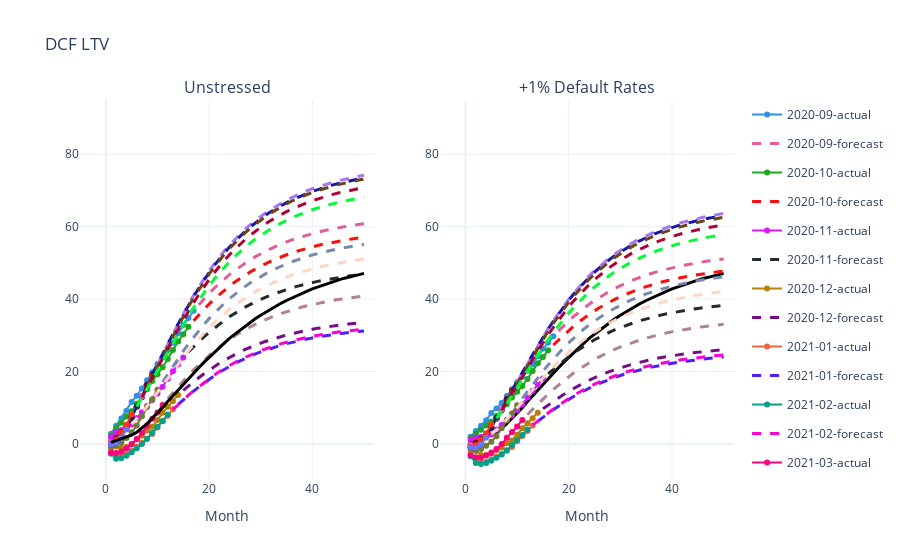

Source (notebook cell):
### Code cell
colors = {i: c for i, c in enumerate(plotly.colors.qualitative.Dark24)}
# add additional colors
color_size = len(colors)
for i, c in enumerate(plotly.colors.qualitative.Light24):
    colors[i+color_size] = c

fig = make_subplots(rows=1, cols=2, shared_xaxes=True,
                   subplot_titles=('Unstressed', '+1% Default Rates'))

param = 'cumulative_dcf_ltv_per_original'

# LEFT PLOT
curves1=[]
for cohort in m1.forecast.cohort.unique():
    c_data = m1.forecast[m1.forecast.cohort == cohort]
    for dtype in c_data.data_type.unique():
        output = c_data[c_data.data_type == dtype][param]

        output.name = cohort + '-' + dtype

        curves1.append(output)
    
for i, cohort in enumerate(curves1):
    c = colors[i]
    if 'forecast' in cohort.name:
        fig.add_trace(go.Scatter(name=cohort.name, x=cohort.index, y=cohort, mode='lines',
                                 line=dict(width=3, dash='dash', color=c), legendgroup=f'{i}'), row=1, col=1)
    else:
        if cohort.notnull().any():
            fig.add_trace(go.Scatter(name=cohort.name, x=cohort.index, y=cohort, mode='markers+lines',
                                     line=dict(width=2, color=c), legendgroup=f'{i}'), row=1, col=1)

expected = m1.ltv_expected.cumulative_ltv_per_original

fig.add_trace(go.Scatter(name='expected', x=expected.index, y=expected, 
                         line=dict(color='black', width=3), legendgroup='e'), row=1, col=1)
fig.add_trace(go.Scatter(name='expected', x=expected.index, y=expected, 
                        line=dict(color='black', width=3), legendgroup='e', showlegend=False), row=1, col=2)

# RIGHT PLOT
curves2=[]
for cohort in m2.forecast.cohort.unique():
    c_data = m2.forecast[m2.forecast.cohort == cohort]
    for dtype in c_data.data_type.unique():
        output = c_data[c_data.data_type == dtype][param]

        output.name = cohort + '-' + dtype

        curves2.append(output)
        
for i, cohort in enumerate(curves2):
    c = colors[i]
    if 'forecast' in cohort.name:
        fig.add_trace(go.Scatter(name=cohort.name, x=cohort.index, y=cohort, mode='lines',
                                 line=dict(width=3, dash='dash', color=c), legendgroup=f'{i}', showlegend=False), row=1, col=2,)
    else:
        if cohort.notnull().any():
            fig.add_trace(go.Scatter(name=cohort.name, x=cohort.index, y=cohort, mode='markers+lines',
                                     line=dict(width=2, color=c), legendgroup=f'{i}', showlegend=False), row=1, col=2)

fig.update_layout(title='DCF LTV')
fig.layout.xaxis.title='Month'
fig.layout.xaxis2.title='Month'
fig.update_yaxes(range=[-10, 95])
fig.update_xaxes(range=[-5,52])

fig.show()

### Figure 1 — Plotly figure (JSON) as saved in the notebook; plotly's stock layout.template omitted (floating-point values rounded to 4 significant figures)
{"data": [{"legendgroup": "0", "line": {"color": "#2E91E5", "width": 2}, "mode": "markers+lines", "name": "2020-09-actual", "type": "scatter", "x": [1, 2, 3, 4, 5, 6, 7, 8, 9, 10, 11, 12, 13, 14, 15, 16, 17], "xaxis": "x", "y": [2.78, 4.991, 7.0, 9.106, 11.57, 13.28, 15.28, 17.56, 19.8, 22.08, 23.93, 25.86, 27.95, 30.55, 32.83, 34.73, 36.75], "yaxis": "y"}, {"legendgroup": "1", "line": {"color": "#E15F99", "dash": "dash", "width": 3}, "mode": "lines", "name": "2020-09-forecast", "type": "scatter", "x": [18, 19, 20, 21, 22, 23, 24, 25, 26, 27, 28, 29, 30, 31, 32, 33, 34, 35, 36, 37, 38, 39, 40, 41, 42, 43, 44, 45, 46, 47, 48, 49, 50], "xaxis": "x", "y": [38.4, 40.05, 41.56, 42.99, 44.35, 45.61, 46.81, 47.93, 48.97, 49.95, 50.86, 51.72, 52.52, 53.26, 53.96, 54.62, 55.23, 55.79, 56.32, 56.81, 57.27, 57.69, 58.09, 58.46, 58.8, 59.13, 59.42, 59.7, 59.96, 60.2, 60.43, 60.64, 60.83], "yaxis": "y"}, {"legendgroup": "2", "line": {"color": "#1CA71C", "width": 2}, "mode": "markers+lines", "name": "2020-10-actual", "type": "scatter", "x": [1, 2, 3, 4, 5, 6, 7, 8, 9, 10, 11, 12, 13, 14, 15, 16], "xaxis": "x", "y": [2.396, 4.255, 5.846, 7.556, 9.011, 11.05, 12.92, 15.08, 17.34, 19.25, 21.17, 23.44, 25.91, 28.3, 30.25, 32.33], "yaxis": "y"}, {"legendgroup": "3", "line": {"color": "#FB0D0D", "dash": "dash", "width": 3}, "mode": "lines", "name": "2020-10-forecast", "type": "scatter", "x": [17, 18, 19, 20, 21, 22, 23, 24, 25, 26, 27, 28, 29, 30, 31, 32, 33, 34, 35, 36, 37, 38, 39, 40, 41, 42, 43, 44, 45, 46, 47, 48, 49, 50], "xaxis": "x", "y": [34.01, 35.58, 37.16, 38.62, 39.98, 41.28, 42.49, 43.64, 44.71, 45.71, 46.64, 47.52, 48.34, 49.1, 49.82, 50.49, 51.11, 51.7, 52.24, 52.74, 53.21, 53.65, 54.06, 54.44, 54.79, 55.12, 55.43, 55.71, 55.98, 56.23, 56.46, 56.67, 56.87, 57.06], "yaxis": "y"}, {"legendgroup": "4", "line": {"color": "#DA16FF", "width": 2}, "mode": "markers+lines", "name": "2020-11-actual", "type": "scatter", "x": [1, 2, 3, 4, 5, 6, 7, 8, 9, 10, 11, 12, 13, 14, 15], "xaxis": "x", "y": [1.907, 3.112, 3.846, 4.435, 5.339, 7.136, 8.748, 10.47, 12.09, 13.88, 15.78, 17.92, 20.05, 21.94, 23.86], "yaxis": "y"}, {"legendgroup": "5", "line": {"color": "#222A2A", "dash": "dash", "width": 3}, "mode": "lines", "name": "2020-11-forecast", "type": "scatter", "x": [16, 17, 18, 19, 20, 21, 22, 23, 24, 25, 26, 27, 28, 29, 30, 31, 32, 33, 34, 35, 36, 37, 38, 39, 40, 41, 42, 43, 44, 45, 46, 47, 48, 49, 50], "xaxis": "x", "y": [25.37, 26.81, 28.17, 29.53, 30.79, 31.98, 33.1, 34.16, 35.15, 36.08, 36.95, 37.77, 38.53, 39.25, 39.91, 40.54, 41.12, 41.67, 42.18, 42.65, 43.09, 43.51, 43.89, 44.25, 44.58, 44.89, 45.18, 45.45, 45.7, 45.93, 46.15, 46.35, 46.54, 46.72, 46.88], "yaxis": "y"}, {"legendgroup": "6", "line": {"color": "#B68100", "width": 2}, "mode": "markers+lines", "name": "2020-12-actual", "type": "scatter", "x": [1, 2, 3, 4, 5, 6, 7, 8, 9, 10, 11, 12, 13, 14], "xaxis": "x", "y": [-0.08263, -0.6424, -1.3, -0.8988, -0.1938, 1.241, 2.201, 3.705, 4.728, 6.559, 8.565, 10.21, 11.74, 13.5], "yaxis": "y"}, {"legendgroup": "7", "line": {"color": "#750D86", "dash": "dash", "width": 3}, "mode": "lines", "name": "2020-12-forecast", "type": "scatter", "x": [15, 16, 17, 18, 19, 20, 21, 22, 23, 24, 25, 26, 27, 28, 29, 30, 31, 32, 33, 34, 35, 36, 37, 38, 39, 40, 41, 42, 43, 44, 45, 46, 47, 48, 49, 50], "xaxis": "x", "y": [14.78, 16.0, 17.16, 18.25, 19.36, 20.38, 21.34, 22.26, 23.12, 23.93, 24.69, 25.41, 26.07, 26.69, 27.28, 27.82, 28.34, 28.81, 29.26, 29.68, 30.07, 30.43, 30.77, 31.08, 31.38, 31.65, 31.9, 32.14, 32.36, 32.57, 32.76, 32.94, 33.1, 33.26, 33.4, 33.54], "yaxis": "y"}, {"legendgroup": "8", "line": {"color": "#EB663B", "width": 2}, "mode": "markers+lines", "name": "2021-01-actual", "type": "scatter", "x": [1, 2, 3, 4, 5, 6, 7, 8, 9, 10, 11, 12, 13], "xaxis": "x", "y": [-1.625, -3.112, -3.526, -2.839, -1.979, -0.8198, 0.2763, 1.404, 2.707, 4.533, 6.2, 7.754, 9.531], "yaxis": "y"}, {"legendgroup": "9", "line": {"color": "#511CFB", "dash": "dash", "width": 3}, "mode": "lines", "name": "2021-01-forecast", "type": "scatter", "x": [14, 15, 16, 17, 18, 19, 20, 21, 22, 23, 24, 25, 26, 27, 28, 29, 30, 31, 32, 33, 34, 35, 36, 37, 38, 39, 40, 41, 42, 43, 44, 45, 46, 47, 48, 49, 50], "xaxis": "x", "y": [10.86, 12.16, 13.4, 14.57, 15.68, 16.81, 17.84, 18.82, 19.75, 20.62, 21.44, 22.21, 22.93, 23.61, 24.24, 24.83, 25.38, 25.9, 26.39, 26.84, 27.27, 27.66, 28.03, 28.37, 28.69, 28.99, 29.26, 29.52, 29.76, 29.99, 30.2, 30.39, 30.57, 30.74, 30.9, 31.05, 31.18], "yaxis": "y"}, {"legendgroup": "10", "line": {"color": "#00A08B", "width": 2}, "mode": "markers+lines", "name": "2021-02-actual", "type": "scatter", "x": [1, 2, 3, 4, 5, 6, 7, 8, 9, 10, 11, 12], "xaxis": "x", "y": [-2.722, -4.131, -3.957, -3.322, -2.362, -1.25, -0.04668, 1.378, 3.071, 4.735, 6.304, 8.072], "yaxis": "y"}, {"legendgroup": "11", "line": {"color": "#FB00D1", "dash": "dash", "width": 3}, "mode": "lines", "name": "2021-02-forecast", "type": "scatter", "x": [13, 14, 15, 16, 17, 18, 19, 20, 21, 22, 23, 24, 25, 26, 27, 28, 29, 30, 31, 32, 33, 34, 35, 36, 37, 38, 39, 40, 41, 42, 43, 44, 45, 46, 47, 48, 49, 50], "xaxis": "x", "y": [9.449, 10.82, 12.15, 13.42, 14.63, 15.78, 16.93, 17.99, 18.99, 19.95, 20.85, 21.69, 22.48, 23.22, 23.92, 24.56, 25.17, 25.74, 26.27, 26.77, 27.24, 27.67, 28.08, 28.46, 28.81, 29.14, 29.44, 29.73, 29.99, 30.24, 30.47, 30.68, 30.88, 31.07, 31.24, 31.41, 31.56, 31.7], "yaxis": "y"}, {"legendgroup": "12", "line": {"color": "#FC0080", "width": 2}, "mode": "markers+lines", "name": "2021-03-actual", "type": "scatter", "x": [1, 2, 3, 4, 5, 6, 7, 8, 9, 10, 11], "xaxis": "x", "y": [-2.485, -2.538, -2.128, -1.217, -0.0288, 1.303, 2.985, 5.044, 6.905, 8.639, 10.72], "yaxis": "y"}, {"legendgroup": "13", "line": {"color": "#B2828D", "dash": "dash", "width": 3}, "mode": "lines", "name": "2021-03-forecast", "type": "scatter", "x": [12, 13, 14, 15, 16, 17, 18, 19, 20, 21, 22, 23, 24, 25, 26, 27, 28, 29, 30, 31, 32, 33, 34, 35, 36, 37, 38, 39, 40, 41, 42, 43, 44, 45, 46, 47, 48, 49, 50], "xaxis": "x", "y": [12.45, 14.13, 15.79, 17.41, 18.96, 20.42, 21.8, 23.19, 24.47, 25.67, 26.82, 27.89, 28.91, 29.85, 30.74, 31.57, 32.35, 33.07, 33.75, 34.39, 34.98, 35.54, 36.06, 36.54, 36.99, 37.41, 37.8, 38.16, 38.5, 38.81, 39.11, 39.38, 39.64, 39.88, 40.1, 40.3, 40.5, 40.68, 40.84], "yaxis": "y"}, {"legendgroup": "14", "line": {"color": "#6C7C32", "width": 2}, "mode": "markers+lines", "name": "2021-04-actual", "type": "scatter", "x": [1, 2, 3, 4, 5, 6, 7, 8, 9, 10], "xaxis": "x", "y": [-0.8042, -0.5008, 0.2568, 1.59, 3.168, 5.047, 7.613, 10.17, 12.32, 14.93], "yaxis": "y"}, {"legendgroup": "15", "line": {"color": "#778AAE", "dash": "dash", "width": 3}, "mode": "lines", "name": "2021-04-forecast", "type": "scatter", "x": [11, 12, 13, 14, 15, 16, 17, 18, 19, 20, 21, 22, 23, 24, 25, 26, 27, 28, 29, 30, 31, 32, 33, 34, 35, 36, 37, 38, 39, 40, 41, 42, 43, 44, 45, 46, 47, 48, 49, 50], "xaxis": "x", "y": [17.07, 19.28, 21.43, 23.57, 25.63, 27.6, 29.46, 31.22, 32.97, 34.59, 36.1, 37.55, 38.9, 40.17, 41.36, 42.47, 43.51, 44.48, 45.39, 46.24, 47.04, 47.78, 48.48, 49.12, 49.73, 50.29, 50.81, 51.3, 51.75, 52.17, 52.56, 52.93, 53.27, 53.59, 53.88, 54.16, 54.41, 54.65, 54.88, 55.09], "yaxis": "y"}, {"legendgroup": "16", "line": {"color": "#862A16", "width": 2}, "mode": "markers+lines", "name": "2021-05-actual", "type": "scatter", "x": [1, 2, 3, 4, 5, 6, 7, 8, 9], "xaxis": "x", "y": [0.538, 1.686, 3.29, 5.04, 7.365, 10.35, 13.24, 15.97, 19.19], "yaxis": "y"}, {"legendgroup": "17", "line": {"color": "#A777F1", "dash": "dash", "width": 3}, "mode": "lines", "name": "2021-05-forecast", "type": "scatter", "x": [10, 11, 12, 13, 14, 15, 16, 17, 18, 19, 20, 21, 22, 23, 24, 25, 26, 27, 28, 29, 30, 31, 32, 33, 34, 35, 36, 37, 38, 39, 40, 41, 42, 43, 44, 45, 46, 47, 48, 49, 50], "xaxis": "x", "y": [21.92, 24.75, 27.66, 30.5, 33.31, 36.02, 38.61, 41.05, 43.34, 45.63, 47.73, 49.7, 51.58, 53.33, 54.98, 56.52, 57.96, 59.3, 60.56, 61.73, 62.83, 63.86, 64.82, 65.71, 66.55, 67.32, 68.05, 68.72, 69.35, 69.93, 70.47, 70.98, 71.45, 71.89, 72.29, 72.67, 73.03, 73.36, 73.66, 73.95, 74.22], "yaxis": "y"}, {"legendgroup": "18", "line": {"color": "#620042", "width": 2}, "mode": "markers+lines", "name": "2021-06-actual", "type": "scatter", "x": [1, 2, 3, 4, 5, 6, 7, 8], "xaxis": "x", "y": [0.5905, 1.474, 2.447, 4.42, 7.312, 10.17, 12.94, 16.39], "yaxis": "y"}, {"legendgroup": "19", "line": {"color": "#1616A7", "dash": "dash", "width": 3}, "mode": "lines", "name": "2021-06-forecast", "type": "scatter", "x": [9, 10, 11, 12, 13, 14, 15, 16, 17, 18, 19, 20, 21, 22, 23, 24, 25, 26, 27, 28, 29, 30, 31, 32, 33, 34, 35, 36, 37, 38, 39, 40, 41, 42, 43, 44, 45, 46, 47, 48, 49, 50], "xaxis": "x", "y": [19.15, 21.85, 24.65, 27.53, 30.33, 33.1, 35.77, 38.32, 40.73, 42.99, 45.25, 47.32, 49.26, 51.12, 52.84, 54.47, 55.99, 57.41, 58.73, 59.97, 61.13, 62.21, 63.22, 64.17, 65.06, 65.88, 66.65, 67.36, 68.02, 68.64, 69.21, 69.75, 70.25, 70.71, 71.14, 71.54, 71.92, 72.27, 72.59, 72.9, 73.18, 73.44], "yaxis": "y"}, {"legendgroup": "20", "line": {"color": "#DA60CA", "width": 2}, "mode": "markers+lines", "name": "2021-07-actual", "type": "scatter", "x": [1, 2, 3, 4, 5, 6, 7], "xaxis": "x", "y": [0.4926, 0.5936, 2.163, 4.573, 7.337, 10.1, 13.14], "yaxis": "y"}, {"legendgroup": "21", "line": {"color": "#6C4516", "dash": "dash", "width": 3}, "mode": "lines", "name": "2021-07-forecast", "type": "scatter", "x": [8, 9, 10, 11, 12, 13, 14, 15, 16, 17, 18, 19, 20, 21, 22, 23, 24, 25, 26, 27, 28, 29, 30, 31, 32, 33, 34, 35, 36, 37, 38, 39, 40, 41, 42, 43, 44, 45, 46, 47, 48, 49, 50], "xaxis": "x", "y": [15.85, 18.62, 21.34, 24.15, 27.03, 29.83, 32.61, 35.29, 37.85, 40.26, 42.53, 44.8, 46.88, 48.83, 50.69, 52.43, 54.06, 55.59, 57.02, 58.35, 59.6, 60.76, 61.85, 62.87, 63.82, 64.71, 65.54, 66.31, 67.03, 67.69, 68.32, 68.89, 69.43, 69.93, 70.4, 70.84, 71.24, 71.62, 71.97, 72.3, 72.6, 72.89, 73.15], "yaxis": "y"}, {"legendgroup": "22", "line": {"color": "#0D2A63", "width": 2}, "mode": "markers+lines", "name": "2021-08-actual", "type": "scatter", "x": [1, 2, 3, 4, 5, 6], "xaxis": "x", "y": [-0.1677, 0.497, 2.194, 4.417, 7.09, 10.35], "yaxis": "y"}, {"legendgroup": "23", "line": {"color": "#AF0038", "dash": "dash", "width": 3}, "mode": "lines", "name": "2021-08-forecast", "type": "scatter", "x": [7, 8, 9, 10, 11, 12, 13, 14, 15, 16, 17, 18, 19, 20, 21, 22, 23, 24, 25, 26, 27, 28, 29, 30, 31, 32, 33, 34, 35, 36, 37, 38, 39, 40, 41, 42, 43, 44, 45, 46, 47, 48, 49, 50], "xaxis": "x", "y": [12.83, 15.44, 18.12, 20.74, 23.45, 26.23, 28.94, 31.62, 34.2, 36.67, 39.0, 41.19, 43.37, 45.39, 47.27, 49.07, 50.74, 52.32, 53.8, 55.18, 56.47, 57.67, 58.79, 59.85, 60.83, 61.75, 62.61, 63.41, 64.16, 64.85, 65.49, 66.1, 66.65, 67.17, 67.66, 68.11, 68.53, 68.92, 69.29, 69.63, 69.94, 70.24, 70.51, 70.77], "yaxis": "y"}, {"legendgroup": "24", "line": {"color": "#FD3216", "width": 2}, "mode": "markers+lines", "name": "2021-09-actual", "type": "scatter", "x": [1, 2, 3, 4, 5], "xaxis": "x", "y": [-0.02381, 1.093, 3.018, 5.235, 8.196], "yaxis": "y"}, {"legendgroup": "25", "line": {"color": "#00FE35", "dash": "dash", "width": 3}, "mode": "lines", "name": "2021-09-forecast", "type": "scatter", "x": [6, 7, 8, 9, 10, 11, 12, 13, 14, 15, 16, 17, 18, 19, 20, 21, 22, 23, 24, 25, 26, 27, 28, 29, 30, 31, 32, 33, 34, 35, 36, 37, 38, 39, 40, 41, 42, 43, 44, 45, 46, 47, 48, 49, 50], "xaxis": "x", "y": [10.29, 12.64, 15.12, 17.68, 20.17, 22.76, 25.42, 28.0, 30.56, 33.03, 35.38, 37.61, 39.71, 41.81, 43.74, 45.55, 47.27, 48.88, 50.4, 51.82, 53.14, 54.38, 55.54, 56.62, 57.63, 58.58, 59.47, 60.29, 61.06, 61.78, 62.45, 63.07, 63.65, 64.18, 64.69, 65.15, 65.59, 65.99, 66.37, 66.72, 67.05, 67.35, 67.63, 67.9, 68.14], "yaxis": "y"}, {"legendgroup": "26", "line": {"color": "#6A76FC", "width": 2}, "mode": "markers+lines", "name": "2021-10-actual", "type": "scatter", "x": [1, 2, 3, 4], "xaxis": "x", "y": [-0.2233, 0.2655, 1.639, 3.973], "yaxis": "y"}, {"legendgroup": "27", "line": {"color": "#FED4C4", "dash": "dash", "width": 3}, "mode": "lines", "name": "2021-10-forecast", "type": "scatter", "x": [5, 6, 7, 8, 9, 10, 11, 12, 13, 14, 15, 16, 17, 18, 19, 20, 21, 22, 23, 24, 25, 26, 27, 28, 29, 30, 31, 32, 33, 34, 35, 36, 37, 38, 39, 40, 41, 42, 43, 44, 45, 46, 47, 48, 49, 50], "xaxis": "x", "y": [5.376, 6.844, 8.557, 10.4, 12.31, 14.19, 16.14, 18.15, 20.1, 22.03, 23.91, 25.7, 27.39, 28.99, 30.6, 32.09, 33.48, 34.81, 36.05, 37.23, 38.33, 39.35, 40.31, 41.21, 42.05, 42.84, 43.57, 44.26, 44.91, 45.51, 46.07, 46.59, 47.07, 47.52, 47.94, 48.33, 48.7, 49.04, 49.35, 49.65, 49.92, 50.18, 50.42, 50.64, 50.85, 51.04], "yaxis": "y"}, {"legendgroup": "e", "line": {"color": "black", "width": 3}, "name": "expected", "type": "scatter", "x": [1, 2, 3, 4, 5, 6, 7, 8, 9, 10, 11, 12, 13, 14, 15, 16, 17, 18, 19, 20, 21, 22, 23, 24, 25, 26, 27, 28, 29, 30, 31, 32, 33, 34, 35, 36, 37, 38, 39, 40, 41, 42, 43, 44, 45, 46, 47, 48, 49, 50, 51, 52, 53, 54, 55, 56, 57, 58, 59, 60, 61, 62, 63, 64, 65, 66, 67, 68, 69, 70, 71, 72, 73, 74, 75, 76, 77, 78, 79, 80, 81, 82, 83, 84, 85, 86, 87, 88, 89, 90, 91, 92, 93, 94, 95, 96, 97, 98, 99, 100, 101, 102, 103, 104, 105, 106, 107, 108, 109, 110, 111, 112, 113, 114, 115, 116, 117, 118, 119, 120], "xaxis": "x", "y": [0.4, 0.9, 1.4, 1.8, 2.4, 3.2, 4.3, 5.6, 7.1, 8.5, 10, 11.7, 13.3, 14.9, 16.5, 18, 19.5, 21, 22.5, 23.9, 25.3, 26.6, 27.9, 29.2, 30.3, 31.5, 32.6, 33.6, 34.6, 35.5, 36.4, 37.3, 38.1, 38.9, 39.6, 40.3, 41, 41.6, 42.2, 42.8, 43.3, 43.8, 44.3, 44.8, 45.2, 45.7, 46, 46.4, 46.8, 47.1, null, null, null, null, null, null, null, null, null, null, null, null, null, null, null, null, null, null, null, null, null, null, null, null, null, null, null, null, null, null, null, null, null, null, null, null, null, null, null, null, null, null, null, null, null, null, null, null, null, null, null, null, null, null, null, null, null, null, null, null, null, null, null, null, null, null, null, null, null, null], "yaxis": "y"}, {"legendgroup": "e", "line": {"color": "black", "width": 3}, "name": "expected", "showlegend": false, "type": "scatter", "x": [1, 2, 3, 4, 5, 6, 7, 8, 9, 10, 11, 12, 13, 14, 15, 16, 17, 18, 19, 20, 21, 22, 23, 24, 25, 26, 27, 28, 29, 30, 31, 32, 33, 34, 35, 36, 37, 38, 39, 40, 41, 42, 43, 44, 45, 46, 47, 48, 49, 50, 51, 52, 53, 54, 55, 56, 57, 58, 59, 60, 61, 62, 63, 64, 65, 66, 67, 68, 69, 70, 71, 72, 73, 74, 75, 76, 77, 78, 79, 80, 81, 82, 83, 84, 85, 86, 87, 88, 89, 90, 91, 92, 93, 94, 95, 96, 97, 98, 99, 100, 101, 102, 103, 104, 105, 106, 107, 108, 109, 110, 111, 112, 113, 114, 115, 116, 117, 118, 119, 120], "xaxis": "x2", "y": [0.4, 0.9, 1.4, 1.8, 2.4, 3.2, 4.3, 5.6, 7.1, 8.5, 10, 11.7, 13.3, 14.9, 16.5, 18, 19.5, 21, 22.5, 23.9, 25.3, 26.6, 27.9, 29.2, 30.3, 31.5, 32.6, 33.6, 34.6, 35.5, 36.4, 37.3, 38.1, 38.9, 39.6, 40.3, 41, 41.6, 42.2, 42.8, 43.3, 43.8, 44.3, 44.8, 45.2, 45.7, 46, 46.4, 46.8, 47.1, null, null, null, null, null, null, null, null, null, null, null, null, null, null, null, null, null, null, null, null, null, null, null, null, null, null, null, null, null, null, null, null, null, null, null, null, null, null, null, null, null, null, null, null, null, null, null, null, null, null, null, null, null, null, null, null, null, null, null, null, null, null, null, null, null, null, null, null, null, null], "yaxis": "y2"}, {"legendgroup": "0", "line": {"color": "#2E91E5", "width": 2}, "mode": "markers+lines", "name": "2020-09-actual", "showlegend": false, "type": "scatter", "x": [1, 2, 3, 4, 5, 6, 7, 8, 9, 10, 11, 12, 13, 14, 15, 16, 17], "xaxis": "x2", "y": [1.954, 3.519, 4.961, 6.541, 8.487, 9.755, 11.3, 13.19, 15.05, 16.99, 18.5, 20.11, 21.9, 24.22, 26.25, 27.92, 29.73], "yaxis": "y2"}, {"legendgroup": "1", "line": {"color": "#E15F99", "dash": "dash", "width": 3}, "mode": "lines", "name": "2020-09-forecast", "showlegend": false, "type": "scatter", "x": [18, 19, 20, 21, 22, 23, 24, 25, 26, 27, 28, 29, 30, 31, 32, 33, 34, 35, 36, 37, 38, 39, 40, 41, 42, 43, 44, 45, 46, 47, 48, 49, 50], "xaxis": "x2", "y": [31.18, 32.64, 33.98, 35.24, 36.45, 37.57, 38.63, 39.63, 40.55, 41.42, 42.23, 42.99, 43.7, 44.36, 44.98, 45.56, 46.1, 46.6, 47.07, 47.51, 47.91, 48.29, 48.64, 48.97, 49.27, 49.56, 49.82, 50.07, 50.3, 50.51, 50.71, 50.9, 51.07], "yaxis": "y2"}, {"legendgroup": "2", "line": {"color": "#1CA71C", "width": 2}, "mode": "markers+lines", "name": "2020-10-actual", "showlegend": false, "type": "scatter", "x": [1, 2, 3, 4, 5, 6, 7, 8, 9, 10, 11, 12, 13, 14, 15, 16], "xaxis": "x2", "y": [1.574, 2.857, 3.898, 5.089, 6.091, 7.677, 9.142, 10.91, 12.82, 14.38, 15.98, 17.94, 20.11, 22.24, 23.96, 25.83], "yaxis": "y2"}, {"legendgroup": "3", "line": {"color": "#FB0D0D", "dash": "dash", "width": 3}, "mode": "lines", "name": "2020-10-forecast", "showlegend": false, "type": "scatter", "x": [17, 18, 19, 20, 21, 22, 23, 24, 25, 26, 27, 28, 29, 30, 31, 32, 33, 34, 35, 36, 37, 38, 39, 40, 41, 42, 43, 44, 45, 46, 47, 48, 49, 50], "xaxis": "x2", "y": [27.3, 28.68, 30.08, 31.37, 32.58, 33.73, 34.81, 35.83, 36.78, 37.66, 38.49, 39.27, 40.0, 40.67, 41.31, 41.9, 42.46, 42.98, 43.46, 43.9, 44.32, 44.71, 45.07, 45.41, 45.72, 46.01, 46.28, 46.53, 46.77, 46.99, 47.19, 47.39, 47.56, 47.73], "yaxis": "y2"}, {"legendgroup": "4", "line": {"color": "#DA16FF", "width": 2}, "mode": "markers+lines", "name": "2020-11-actual", "showlegend": false, "type": "scatter", "x": [1, 2, 3, 4, 5, 6, 7, 8, 9, 10, 11, 12, 13, 14, 15], "xaxis": "x2", "y": [1.126, 1.755, 1.95, 2.087, 2.545, 3.945, 5.169, 6.546, 7.841, 9.32, 10.93, 12.78, 14.66, 16.33, 18.03], "yaxis": "y2"}, {"legendgroup": "5", "line": {"color": "#222A2A", "dash": "dash", "width": 3}, "mode": "lines", "name": "2020-11-forecast", "showlegend": false, "type": "scatter", "x": [16, 17, 18, 19, 20, 21, 22, 23, 24, 25, 26, 27, 28, 29, 30, 31, 32, 33, 34, 35, 36, 37, 38, 39, 40, 41, 42, 43, 44, 45, 46, 47, 48, 49, 50], "xaxis": "x2", "y": [19.35, 20.6, 21.78, 22.98, 24.09, 25.13, 26.12, 27.05, 27.92, 28.74, 29.51, 30.23, 30.9, 31.53, 32.12, 32.67, 33.18, 33.67, 34.11, 34.53, 34.92, 35.28, 35.62, 35.93, 36.23, 36.5, 36.75, 36.99, 37.21, 37.42, 37.61, 37.79, 37.95, 38.11, 38.25], "yaxis": "y2"}, {"legendgroup": "6", "line": {"color": "#B68100", "width": 2}, "mode": "markers+lines", "name": "2020-12-actual", "showlegend": false, "type": "scatter", "x": [1, 2, 3, 4, 5, 6, 7, 8, 9, 10, 11, 12, 13, 14], "xaxis": "x2", "y": [-0.8868, -1.998, -3.094, -3.109, -2.769, -1.682, -1.037, 0.1718, 0.9265, 2.515, 4.28, 5.704, 7.03, 8.604], "yaxis": "y2"}, {"legendgroup": "7", "line": {"color": "#750D86", "dash": "dash", "width": 3}, "mode": "lines", "name": "2020-12-forecast", "showlegend": false, "type": "scatter", "x": [15, 16, 17, 18, 19, 20, 21, 22, 23, 24, 25, 26, 27, 28, 29, 30, 31, 32, 33, 34, 35, 36, 37, 38, 39, 40, 41, 42, 43, 44, 45, 46, 47, 48, 49, 50], "xaxis": "x2", "y": [9.693, 10.74, 11.73, 12.67, 13.64, 14.53, 15.36, 16.16, 16.91, 17.62, 18.28, 18.91, 19.49, 20.03, 20.54, 21.02, 21.46, 21.88, 22.27, 22.64, 22.98, 23.29, 23.59, 23.86, 24.12, 24.35, 24.58, 24.78, 24.97, 25.15, 25.32, 25.48, 25.62, 25.76, 25.89, 26.0], "yaxis": "y2"}, {"legendgroup": "8", "line": {"color": "#EB663B", "width": 2}, "mode": "markers+lines", "name": "2021-01-actual", "showlegend": false, "type": "scatter", "x": [1, 2, 3, 4, 5, 6, 7, 8, 9, 10, 11, 12, 13], "xaxis": "x2", "y": [-2.456, -4.414, -5.265, -4.947, -4.436, -3.593, -2.796, -1.947, -0.8908, 0.7019, 2.156, 3.509, 5.094], "yaxis": "y2"}, {"legendgroup": "9", "line": {"color": "#511CFB", "dash": "dash", "width": 3}, "mode": "lines", "name": "2021-01-forecast", "showlegend": false, "type": "scatter", "x": [14, 15, 16, 17, 18, 19, 20, 21, 22, 23, 24, 25, 26, 27, 28, 29, 30, 31, 32, 33, 34, 35, 36, 37, 38, 39, 40, 41, 42, 43, 44, 45, 46, 47, 48, 49, 50], "xaxis": "x2", "y": [6.239, 7.35, 8.418, 9.431, 10.39, 11.37, 12.28, 13.13, 13.94, 14.7, 15.42, 16.1, 16.73, 17.32, 17.88, 18.39, 18.88, 19.33, 19.76, 20.16, 20.53, 20.87, 21.2, 21.5, 21.78, 22.04, 22.28, 22.51, 22.72, 22.91, 23.1, 23.27, 23.43, 23.57, 23.71, 23.84, 23.96], "yaxis": "y2"}, {"legendgroup": "10", "line": {"color": "#00A08B", "width": 2}, "mode": "markers+lines", "name": "2021-02-actual", "showlegend": false, "type": "scatter", "x": [1, 2, 3, 4, 5, 6, 7, 8, 9, 10, 11, 12], "xaxis": "x2", "y": [-3.434, -5.327, -5.553, -5.294, -4.671, -3.879, -2.975, -1.814, -0.3752, 1.066, 2.424, 3.986], "yaxis": "y2"}, {"legendgroup": "11", "line": {"color": "#FB00D1", "dash": "dash", "width": 3}, "mode": "lines", "name": "2021-02-forecast", "showlegend": false, "type": "scatter", "x": [13, 14, 15, 16, 17, 18, 19, 20, 21, 22, 23, 24, 25, 26, 27, 28, 29, 30, 31, 32, 33, 34, 35, 36, 37, 38, 39, 40, 41, 42, 43, 44, 45, 46, 47, 48, 49, 50], "xaxis": "x2", "y": [5.165, 6.343, 7.485, 8.583, 9.625, 10.61, 11.62, 12.55, 13.42, 14.26, 15.04, 15.78, 16.48, 17.13, 17.73, 18.3, 18.83, 19.33, 19.8, 20.24, 20.65, 21.03, 21.38, 21.71, 22.02, 22.31, 22.57, 22.82, 23.06, 23.27, 23.47, 23.66, 23.84, 24.0, 24.15, 24.29, 24.43, 24.55], "yaxis": "y2"}, {"legendgroup": "12", "line": {"color": "#FC0080", "width": 2}, "mode": "markers+lines", "name": "2021-03-actual", "showlegend": false, "type": "scatter", "x": [1, 2, 3, 4, 5, 6, 7, 8, 9, 10, 11], "xaxis": "x2", "y": [-3.212, -3.724, -3.76, -3.24, -2.424, -1.442, -0.07715, 1.68, 3.277, 4.769, 6.612], "yaxis": "y2"}, {"legendgroup": "13", "line": {"color": "#B2828D", "dash": "dash", "width": 3}, "mode": "lines", "name": "2021-03-forecast", "showlegend": false, "type": "scatter", "x": [12, 13, 14, 15, 16, 17, 18, 19, 20, 21, 22, 23, 24, 25, 26, 27, 28, 29, 30, 31, 32, 33, 34, 35, 36, 37, 38, 39, 40, 41, 42, 43, 44, 45, 46, 47, 48, 49, 50], "xaxis": "x2", "y": [8.103, 9.557, 11.0, 12.41, 13.75, 15.03, 16.23, 17.45, 18.58, 19.64, 20.65, 21.59, 22.49, 23.32, 24.1, 24.84, 25.52, 26.16, 26.76, 27.32, 27.84, 28.34, 28.79, 29.22, 29.61, 29.98, 30.33, 30.65, 30.95, 31.22, 31.48, 31.72, 31.95, 32.16, 32.35, 32.53, 32.7, 32.86, 33.01], "yaxis": "y2"}, {"legendgroup": "14", "line": {"color": "#6C7C32", "width": 2}, "mode": "markers+lines", "name": "2021-04-actual", "showlegend": false, "type": "scatter", "x": [1, 2, 3, 4, 5, 6, 7, 8, 9, 10], "xaxis": "x2", "y": [-1.529, -1.755, -1.462, -0.5691, 0.5911, 2.086, 4.285, 6.514, 8.371, 10.69], "yaxis": "y2"}, {"legendgroup": "15", "line": {"color": "#778AAE", "dash": "dash", "width": 3}, "mode": "lines", "name": "2021-04-forecast", "showlegend": false, "type": "scatter", "x": [11, 12, 13, 14, 15, 16, 17, 18, 19, 20, 21, 22, 23, 24, 25, 26, 27, 28, 29, 30, 31, 32, 33, 34, 35, 36, 37, 38, 39, 40, 41, 42, 43, 44, 45, 46, 47, 48, 49, 50], "xaxis": "x2", "y": [12.55, 14.49, 16.37, 18.25, 20.06, 21.79, 23.43, 24.97, 26.53, 27.96, 29.31, 30.6, 31.79, 32.92, 33.98, 34.97, 35.89, 36.76, 37.56, 38.32, 39.03, 39.69, 40.31, 40.88, 41.42, 41.91, 42.38, 42.81, 43.21, 43.58, 43.93, 44.26, 44.56, 44.84, 45.1, 45.35, 45.58, 45.79, 45.99, 46.17], "yaxis": "y2"}, {"legendgroup": "16", "line": {"color": "#862A16", "width": 2}, "mode": "markers+lines", "name": "2021-05-actual", "showlegend": false, "type": "scatter", "x": [1, 2, 3, 4, 5, 6, 7, 8, 9], "xaxis": "x2", "y": [-0.2566, 0.3389, 1.405, 2.649, 4.505, 7.036, 9.517, 11.88, 14.73], "yaxis": "y2"}, {"legendgroup": "17", "line": {"color": "#A777F1", "dash": "dash", "width": 3}, "mode": "lines", "name": "2021-05-forecast", "showlegend": false, "type": "scatter", "x": [10, 11, 12, 13, 14, 15, 16, 17, 18, 19, 20, 21, 22, 23, 24, 25, 26, 27, 28, 29, 30, 31, 32, 33, 34, 35, 36, 37, 38, 39, 40, 41, 42, 43, 44, 45, 46, 47, 48, 49, 50], "xaxis": "x2", "y": [17.11, 19.6, 22.18, 24.69, 27.18, 29.58, 31.87, 34.03, 36.07, 38.11, 39.98, 41.75, 43.42, 44.99, 46.46, 47.84, 49.13, 50.33, 51.45, 52.5, 53.48, 54.4, 55.26, 56.06, 56.81, 57.5, 58.14, 58.74, 59.3, 59.82, 60.31, 60.76, 61.18, 61.57, 61.93, 62.27, 62.59, 62.88, 63.15, 63.41, 63.65], "yaxis": "y2"}, {"legendgroup": "18", "line": {"color": "#620042", "width": 2}, "mode": "markers+lines", "name": "2021-06-actual", "showlegend": false, "type": "scatter", "x": [1, 2, 3, 4, 5, 6, 7, 8], "xaxis": "x2", "y": [-0.1863, 0.1331, 0.5789, 2.081, 4.509, 6.94, 9.327, 12.4], "yaxis": "y2"}, {"legendgroup": "19", "line": {"color": "#1616A7", "dash": "dash", "width": 3}, "mode": "lines", "name": "2021-06-forecast", "showlegend": false, "type": "scatter", "x": [9, 10, 11, 12, 13, 14, 15, 16, 17, 18, 19, 20, 21, 22, 23, 24, 25, 26, 27, 28, 29, 30, 31, 32, 33, 34, 35, 36, 37, 38, 39, 40, 41, 42, 43, 44, 45, 46, 47, 48, 49, 50], "xaxis": "x2", "y": [14.8, 17.16, 19.62, 22.16, 24.64, 27.09, 29.46, 31.72, 33.85, 35.86, 37.88, 39.73, 41.46, 43.12, 44.66, 46.12, 47.48, 48.74, 49.93, 51.04, 52.07, 53.04, 53.95, 54.79, 55.58, 56.32, 57.0, 57.64, 58.23, 58.78, 59.29, 59.77, 60.21, 60.63, 61.01, 61.37, 61.7, 62.02, 62.31, 62.58, 62.83, 63.06], "yaxis": "y2"}, {"legendgroup": "20", "line": {"color": "#DA60CA", "width": 2}, "mode": "markers+lines", "name": "2021-07-actual", "showlegend": false, "type": "scatter", "x": [1, 2, 3, 4, 5, 6, 7], "xaxis": "x2", "y": [-0.3358, -0.8139, 0.2384, 2.155, 4.478, 6.828, 9.458], "yaxis": "y2"}, {"legendgroup": "21", "line": {"color": "#6C4516", "dash": "dash", "width": 3}, "mode": "lines", "name": "2021-07-forecast", "showlegend": false, "type": "scatter", "x": [8, 9, 10, 11, 12, 13, 14, 15, 16, 17, 18, 19, 20, 21, 22, 23, 24, 25, 26, 27, 28, 29, 30, 31, 32, 33, 34, 35, 36, 37, 38, 39, 40, 41, 42, 43, 44, 45, 46, 47, 48, 49, 50], "xaxis": "x2", "y": [11.78, 14.19, 16.55, 19.02, 21.56, 24.04, 26.49, 28.86, 31.12, 33.26, 35.27, 37.29, 39.15, 40.89, 42.56, 44.1, 45.56, 46.93, 48.2, 49.39, 50.5, 51.55, 52.52, 53.43, 54.28, 55.07, 55.81, 56.5, 57.14, 57.73, 58.28, 58.8, 59.28, 59.73, 60.14, 60.53, 60.89, 61.23, 61.54, 61.83, 62.1, 62.36, 62.59], "yaxis": "y2"}, {"legendgroup": "22", "line": {"color": "#0D2A63", "width": 2}, "mode": "markers+lines", "name": "2021-08-actual", "showlegend": false, "type": "scatter", "x": [1, 2, 3, 4, 5, 6], "xaxis": "x2", "y": [-0.9759, -0.8413, 0.3456, 2.12, 4.36, 7.193], "yaxis": "y2"}, {"legendgroup": "23", "line": {"color": "#AF0038", "dash": "dash", "width": 3}, "mode": "lines", "name": "2021-08-forecast", "showlegend": false, "type": "scatter", "x": [7, 8, 9, 10, 11, 12, 13, 14, 15, 16, 17, 18, 19, 20, 21, 22, 23, 24, 25, 26, 27, 28, 29, 30, 31, 32, 33, 34, 35, 36, 37, 38, 39, 40, 41, 42, 43, 44, 45, 46, 47, 48, 49, 50], "xaxis": "x2", "y": [9.277, 11.51, 13.83, 16.11, 18.48, 20.93, 23.31, 25.68, 27.96, 30.14, 32.2, 34.14, 36.09, 37.88, 39.56, 41.16, 42.65, 44.06, 45.38, 46.61, 47.76, 48.83, 49.84, 50.77, 51.65, 52.47, 53.24, 53.95, 54.61, 55.23, 55.8, 56.34, 56.84, 57.3, 57.73, 58.13, 58.51, 58.85, 59.18, 59.48, 59.76, 60.02, 60.27, 60.49], "yaxis": "y2"}, {"legendgroup": "24", "line": {"color": "#FD3216", "width": 2}, "mode": "markers+lines", "name": "2021-09-actual", "showlegend": false, "type": "scatter", "x": [1, 2, 3, 4, 5], "xaxis": "x2", "y": [-0.8419, -0.2961, 1.134, 2.885, 5.384], "yaxis": "y2"}, {"legendgroup": "25", "line": {"color": "#00FE35", "dash": "dash", "width": 3}, "mode": "lines", "name": "2021-09-forecast", "showlegend": false, "type": "scatter", "x": [6, 7, 8, 9, 10, 11, 12, 13, 14, 15, 16, 17, 18, 19, 20, 21, 22, 23, 24, 25, 26, 27, 28, 29, 30, 31, 32, 33, 34, 35, 36, 37, 38, 39, 40, 41, 42, 43, 44, 45, 46, 47, 48, 49, 50], "xaxis": "x2", "y": [7.049, 8.998, 11.1, 13.3, 15.45, 17.7, 20.03, 22.29, 24.54, 26.7, 28.78, 30.73, 32.58, 34.44, 36.15, 37.76, 39.29, 40.72, 42.07, 43.33, 44.51, 45.61, 46.63, 47.6, 48.49, 49.33, 50.12, 50.86, 51.54, 52.17, 52.77, 53.32, 53.83, 54.31, 54.75, 55.16, 55.55, 55.91, 56.24, 56.55, 56.84, 57.11, 57.36, 57.6, 57.81], "yaxis": "y2"}, {"legendgroup": "26", "line": {"color": "#6A76FC", "width": 2}, "mode": "markers+lines", "name": "2021-10-actual", "showlegend": false, "type": "scatter", "x": [1, 2, 3, 4], "xaxis": "x2", "y": [-1.048, -1.072, -0.1716, 1.72], "yaxis": "y2"}, {"legendgroup": "27", "line": {"color": "#FED4C4", "dash": "dash", "width": 3}, "mode": "lines", "name": "2021-10-forecast", "showlegend": false, "type": "scatter", "x": [5, 6, 7, 8, 9, 10, 11, 12, 13, 14, 15, 16, 17, 18, 19, 20, 21, 22, 23, 24, 25, 26, 27, 28, 29, 30, 31, 32, 33, 34, 35, 36, 37, 38, 39, 40, 41, 42, 43, 44, 45, 46, 47, 48, 49, 50], "xaxis": "x2", "y": [2.72, 3.814, 5.184, 6.706, 8.313, 9.898, 11.57, 13.3, 14.99, 16.67, 18.29, 19.84, 21.32, 22.71, 24.13, 25.43, 26.65, 27.82, 28.92, 29.95, 30.92, 31.82, 32.67, 33.46, 34.2, 34.89, 35.54, 36.15, 36.71, 37.24, 37.73, 38.19, 38.62, 39.02, 39.38, 39.73, 40.05, 40.35, 40.63, 40.89, 41.13, 41.35, 41.56, 41.76, 41.94, 42.11], "yaxis": "y2"}], "layout": {"annotations": [{"font": {"size": 16}, "showarrow": false, "text": "Unstressed", "x": 0.225, "xanchor": "center", "xref": "paper", "y": 1, "yanchor": "bottom", "yref": "paper"}, {"font": {"size": 16}, "showarrow": false, "text": "+1% Default Rates", "x": 0.775, "xanchor": "center", "xref": "paper", "y": 1, "yanchor": "bottom", "yref": "paper"}], "title": {"text": "DCF LTV"}, "xaxis": {"anchor": "y", "domain": [0, 0.45], "range": [-5, 52], "title": {"text": "Month"}}, "xaxis2": {"anchor": "y2", "domain": [0.55, 1], "range": [-5, 52], "title": {"text": "Month"}}, "yaxis": {"anchor": "x", "domain": [0, 1], "range": [-10, 95]}, "yaxis2": {"anchor": "x2", "domain": [0, 1], "range": [-10, 95]}}}
